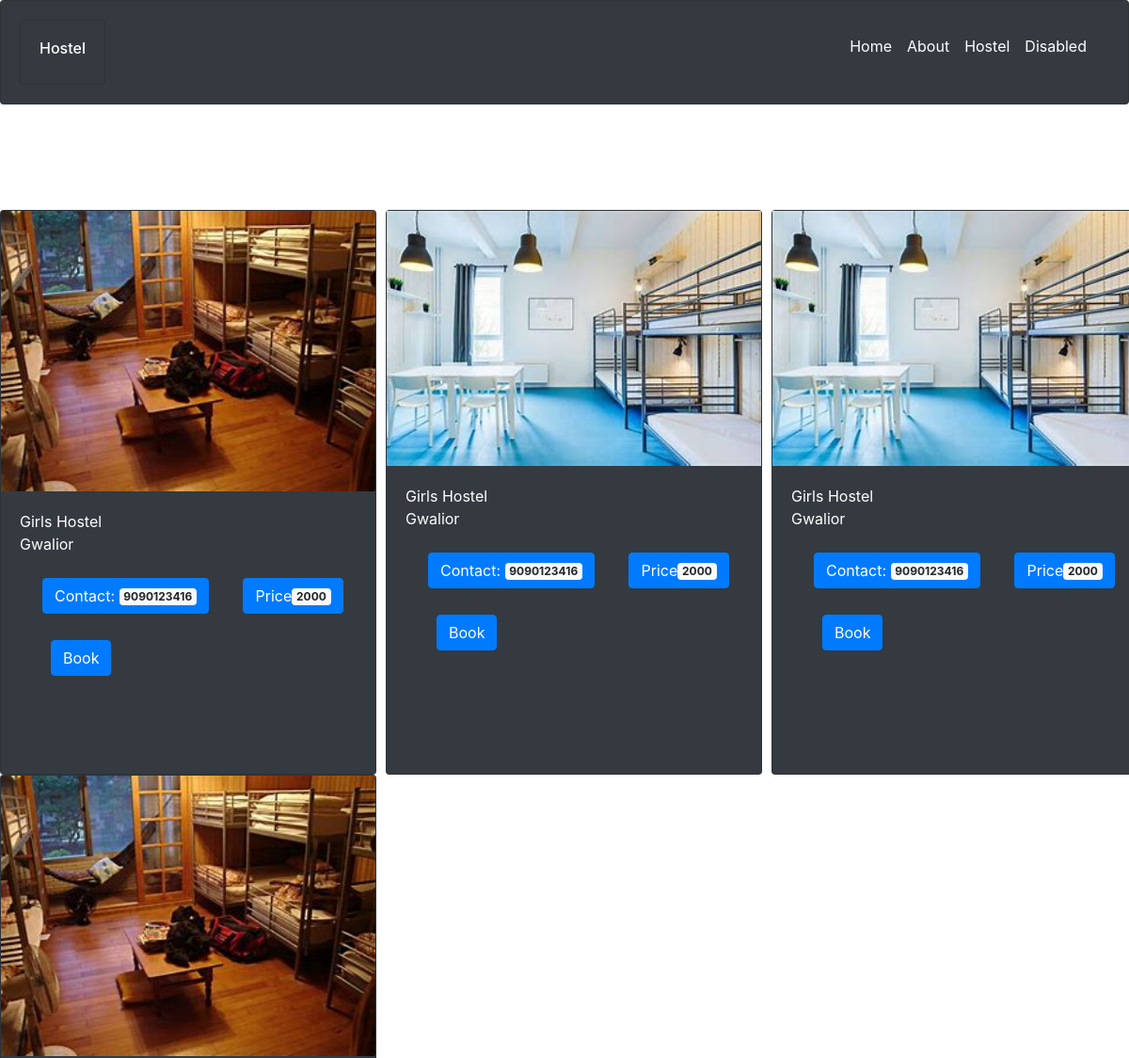
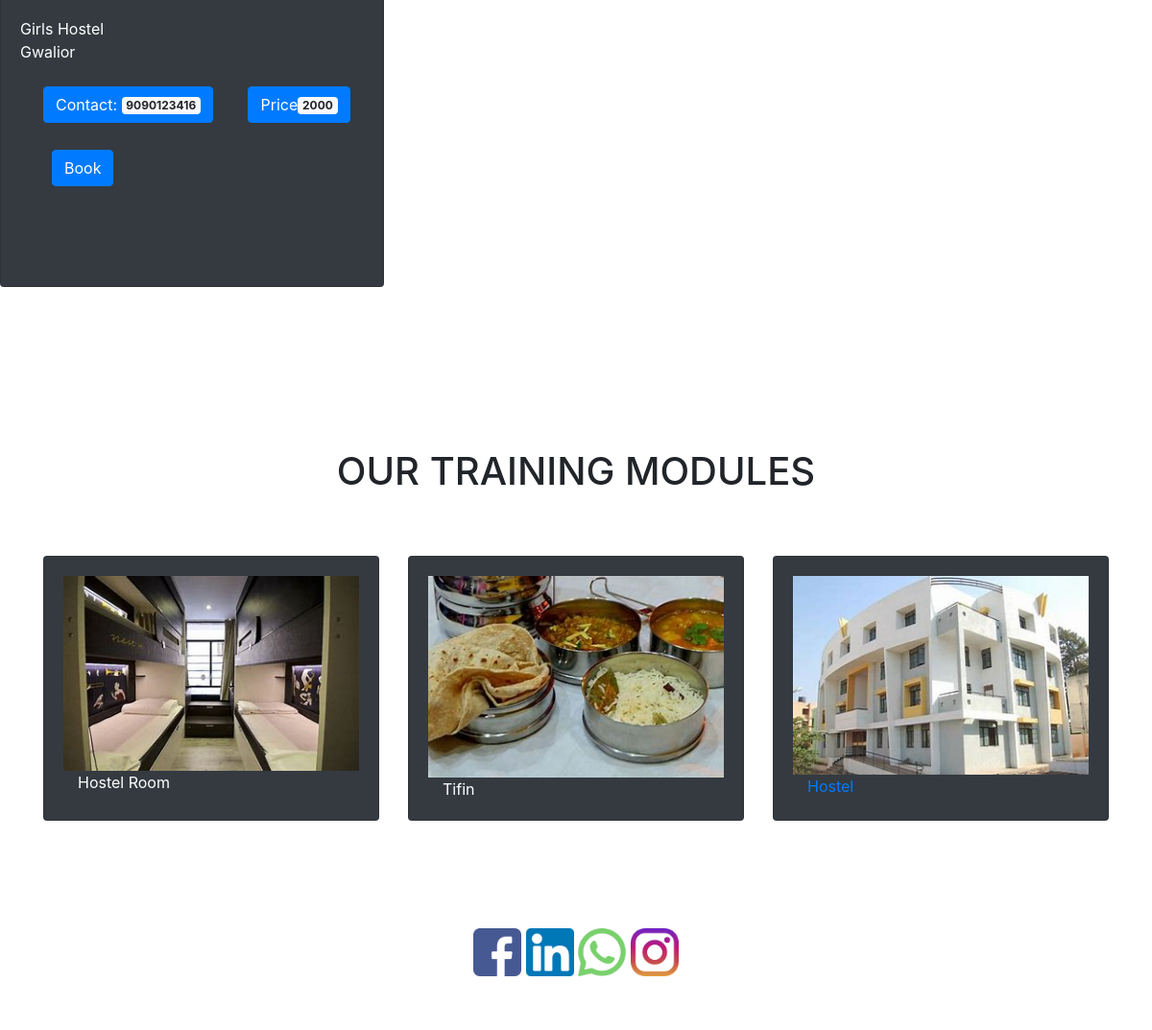
Screenshot of /showRooms/1 with the database file from the repository (2 pictures, top to bottom).
### hostelbookingapp/models.py (models this page shows, shortened)
class Room(models.Model):
	seat=models.IntegerField()
	roomImg=models.FileField(upload_to='upload/hostel/room')
	avaliable=models.BooleanField(default=False)
	hostel=models.ForeignKey(Hostel,on_delete=models.CASCADE)
	def __str__(self):
		return f'{"room with"+str(self.seat)+"seaters"}-{self.roomImg}';

class Hostel(models.Model):
	hostelName=models.CharField(max_length=120)
	TYPE=(
			('Girls Hostel','Girls Hostel'),
			('Boys Hostel','Boys Hostel'),
		)
	type=models.CharField(max_length=20,choices=TYPE)
	AVALIABILITY=(('avaliable','avaliable'),
		('unavaliable','unavaliable'),
		)
	avaliable=models.CharField(max_length=20,choices=AVALIABILITY)
	images=models.FileField(upload_to='upload/hostel')
	description=models.CharField(max_length=2000)
	city=models.ForeignKey(City,on_delete=models.CASCADE)
	location=models.CharField(max_length=120)
	owner=models.CharField(max_length=50)
	price=models.IntegerField()
	contact=models.CharField(max_length=10,default="90909")

class City(models.Model):
	cityName=models.CharField(max_length=120)
	stateName=models.ForeignKey(State,on_delete=models.CASCADE)
	def __str__(self):
		return self.cityName

### hostelbookingapp/views.py (the view)
# urls.py: path("showRooms/<hostel_id>",views.showRooms,name="showRooms"),
def showRooms(request,hostel_id):
	hostel=Hostel.objects.get(pk=hostel_id)
	room=Room.objects.filter(hostel=hostel)
	print(room)
	context={}
	context['rooms']=room
	return render(request,"hostelbookingapp/showRooms.html",context)

### hostelbookingapp/templates/hostelbookingapp/showRooms.html (shortened to what this page needs)
{% load static %}
<!DOCTYPE html>
<html>
	<head>
		<link rel="stylesheet" href="https://stackpath.bootstrapcdn.com/bootstrap/4.3.0/css/bootstrap.min.css">
	</head>
	<body>
		<div class="card bg-dark responsive text-white" >
			<div class="card-body">
				<div class="row">
					<div class="col-4 ">
						<div class="card float-left bg-dark">
							<div class="card-body">
								<span ><h6>Hostel</h6></span>
							</div>
						</div>
					</div>
					<div class="col-4">
					</div>
					<div class="col-4  text-white">
						<nav class="navbar navbar-expand-lg justify-content-center navbar-light bg-dark float-right">
							  <div class="collapse navbar-collapse" id="navbarSupportedContent">
							    <ul class="navbar-nav mr-auto">
							      <li class="nav-item active">
							        <a class="nav-link text-white" href="{% url 'index' %}">Home <span class="sr-only">(current)</span></a>
							      </li>
							      <li class="nav-item">
							        <a class="nav-link text-white" href="#about">About</a>
							      </li>
							      <li class="nav-item">
							        <a class="nav-link text-white" href="#" tabindex="-1" aria-disabled="true">Hostel</a>
							      </li>
							      <li class="nav-item">
							        <a class="nav-link text-white" href="#" tabindex="-1" aria-disabled="true">Disabled</a>
							      </li>
							    </ul>
							  </div>
							</nav>
					</div>
				</div>
			</div>
		</div>
		<h1>&nbsp;</h1>
		<h1>&nbsp;</h1>
		<div id="demo" class="carousel slide responsive" data-ride="carousel">
			  <ul class="carousel-indicators">
			    <li data-target="#demo" data-slide-to="0" class="active"></li>
			    <li data-target="#demo" data-slide-to="1"></li>
			    <li data-target="#demo" data-slide-to="2"></li>
			  </ul>
				   	  <div class="row responsive">
				   	 	{% for x in rooms %}
						<div class="col-4 p-8 m-12">
							<div class="card bg-dark p-8" style="width: 400px;height:600px;">
								<img src="../static/{{x.roomImg}}" class="img-fluid " alt="...">
								<div class="card-body">
									<div class="card-text text-white">{{x.hostel.type}}</div>
									<div class="card-text text-white">{{x.hostel.city}}</div>
									<button type="button" class="btn btn-primary m-4">
  											Contact: <span class="badge badge-light">{{x.hostel.contact}}</span>
										</button>
									<span>
										<button type="button" class="btn btn-primary m-2">
  											Price<span class="badge badge-light">{{x.hostel.price}}</span>
										</button>
										{% if x.avaliable %}
											<a type="button" class="btn btn-primary
											ml-4 mr-4 mt-1"  href="{% url 'tenantPage' x.id%}" >Book</a>
										{% else %}
											<button type="button" class="btn btn-primary Disabled ml-4 mr-4 mt-1">Filled</button>
										{% endif %}
								    </span>
								</div>
							</div>
						</div>
						{% endfor %}
						</div>
  			<h1>&nbsp;</h1>
  			<h1>&nbsp;</h1>
	<div class="row">
		<h1 class="col-sm-12 text-center">&nbsp;</h1>
	</div>
	<div class="row">
		<h1 class="col-sm-12 text-center">OUR TRAINING MODULES </h1>
	</div>
	<div class="row">
		<h1 class="col-sm-12 text-center">&nbsp;</h1>
	</div>
	<div class="container">
		<div class="card-deck col-xs-6">
			<div class="card bg-dark">
				<div class="card-body">
				    <img src="{% static 'images/host1.png' %}" class="img-fluid " alt="...">
				      	<a href="#" class="col-sm-12  text-center text-justify text-white">Hostel Room</a>
				</div>
			</div>
			<div class="card bg-dark">
				<div class="card-body">
				    <img src="{% static 'images/tifin6.png' %}" class="img-fluid " alt="...">
				      	<a href="#" class="col-sm-12 text-center text-justify text-white">Tifin</a>
				</div>
			</div>
			<div class="card bg-dark">
				<div class="card-body">
				    <img src="{% static 'images/hostbuil1.png' %}"  class="img-fluid" alt="...">
				    <a href="{% url 'hostel' %}" class="col-sm-12 text-center text-justify">Hostel</a>
				</div>
			</div>
		</div>
	</div>
		<h1>&nbsp;</h1>
		<h1>&nbsp;</h1>
		<div class=" container responsive text-center ">
			<img src="{% static 'images/facebookpic.png' %}" class="img-fluid responsive" style="width:50px;height:50px;" />
			<img src="{% static 'images/linkdinpic.png' %}" class="img-fluid responsive" style="width:50px;height:50px;" />
			<img src="{% static 'images/whatspp.png' %}" class="img-fluid responsive" style="width:50px;height:50px;" />
			<img src="{% static 'images/instrapic.png' %}" class="img-fluid responsive"  style="width:50px;height:50px;"/>
		</div>
		<h1>&nbsp;</h1>
	</body>
</html>

### rows the page displays
Room: roomImg (picture), hostel.type "Girls Hostel", hostel.city "Gwalior", hostel.contact "9090123416", hostel.price "2000", avaliable "Book"
Room: roomImg (picture), hostel.type "Girls Hostel", hostel.city "Gwalior", hostel.contact "9090123416", hostel.price "2000", avaliable "Book"
Room: roomImg (picture), hostel.type "Girls Hostel", hostel.city "Gwalior", hostel.contact "9090123416", hostel.price "2000", avaliable "Book"
Room: roomImg (picture), hostel.type "Girls Hostel", hostel.city "Gwalior", hostel.contact "9090123416", hostel.price "2000", avaliable "Book"
